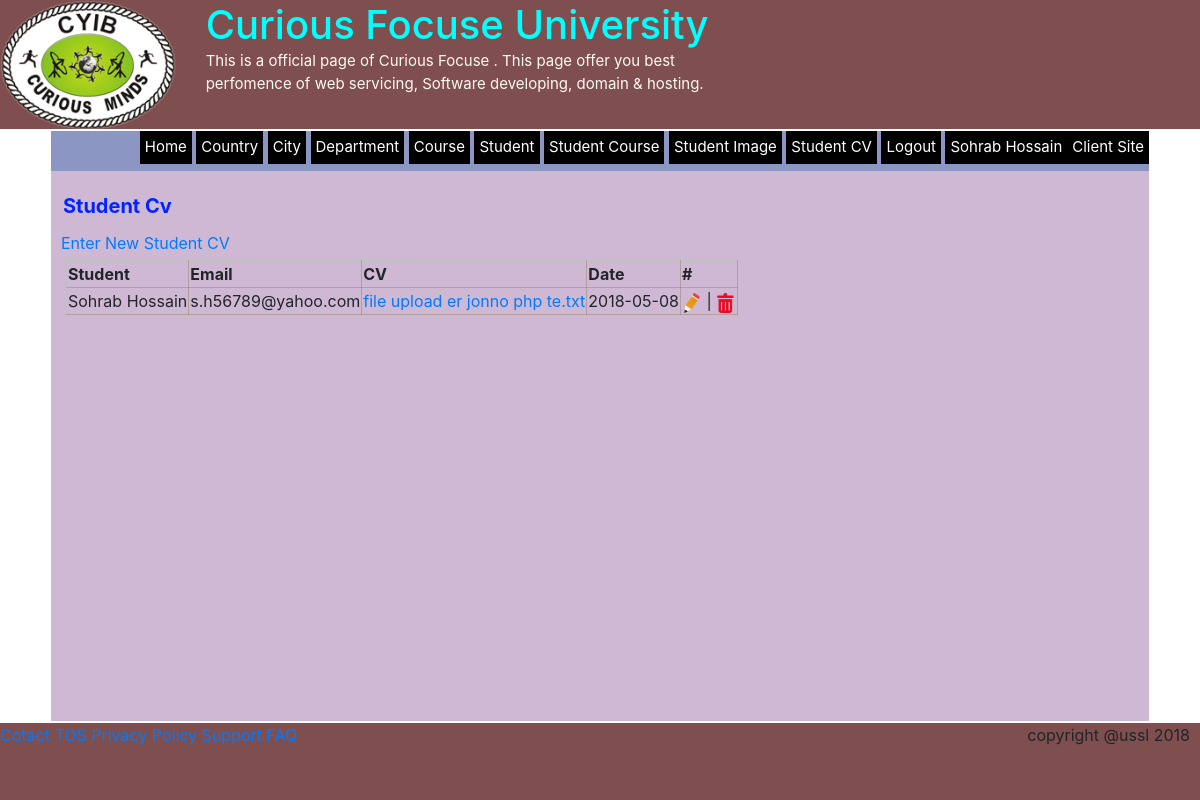
Screenshot of /?p=student_cv (signed in) with the database file from the repository.
### tables this page shows
CREATE TABLE `student_cv` (
  `studentId` int(11) NOT NULL,
  `cv` varchar(500) DEFAULT NULL,
  `date` date DEFAULT NULL
);

CREATE TABLE `student` (
  `id` int(11) NOT NULL,
  `name` varchar(200) DEFAULT NULL,
  `regNo` varchar(12) DEFAULT NULL,
  `tag` varchar(200) DEFAULT NULL,
  `contact` varchar(50) DEFAULT NULL,
  `email` varchar(50) DEFAULT NULL,
  `password` varchar(500) DEFAULT NULL,
  `gender` int(11) DEFAULT NULL,
  `dateOfBirth` date DEFAULT NULL,
  `address` varchar(500) DEFAULT NULL,
  `createDate` date DEFAULT NULL,
  `createIp` varchar(200) DEFAULT NULL,
  `cityId` int(11) DEFAULT NULL,
  `type` varchar(5) NOT NULL DEFAULT 'U',
  `active` tinyint(1) NOT NULL DEFAULT '0',
  `active_date` date NOT NULL DEFAULT '2018-06-05'
);

### pages/student_cv.php (the view)
<div class="links">
	<a href="?p=student_cv_new">Enter New Student CV</a>
</div>
<?php
	$cn = mysqli_connect("localhost", "root", "", "dbuscoaching");
	$sql = " select scv.studentId, s.name as student, s.email, scv.cv, scv.date
from student_cv as scv
left join student as s on scv.studentId = s.id ";
	$table = mysqli_query($cn,$sql);
	print '<table>';
	print '<tr><th>Student</th><th>Email</th><th>CV</th><th>Date</th><th>#</th></tr>';
	while($row = mysqli_fetch_assoc($table))
	{
		print '<tr>';
		print '<td>'.htmlentities($row["student"]).'</td>';
		print '<td>'.htmlentities($row["email"]).'</td>';
		print '<td><a href="uploads/student_cv/'.$row["studentId"].'_'.$row["cv"].'">'.$row["cv"].'</a></td>';
		print '<td>'.htmlentities($row["date"]).'</td>';
		print '<td><a href="#"><img src="images/edit.png" height="20" title="Edit" alt="Edit"/></a> |
		<a href="#"><img src="images/delete01.png" height="20" title="Delete" alt="Delete"></a></td>';
		print '</tr>';
	}
	print '</table>';
?>

### css/index.css (style rules this page uses)
* { margin: 0 auto 0 auto; }
body { background: rgba(137,163,158,0.53); font-family: Segoe, "Segoe UI", "DejaVu Sans", "Trebuchet MS", Verdana, "sans-serif"; font-size: 14px; }

### css/table.css (style rules this page uses)
table { min-width: 600px; border: thin solid silver; margin: 5px; float: left; }
td { border-right: thin solid rgba(114,100,25,0.30); border-bottom: thin solid rgba(114,100,25,0.30); }
th { border-right: thin solid rgba(114,100,25,0.30); border-bottom: thin solid rgba(114,100,25,0.30); }

### rows the page displays
student_cv: studentId.name "Sohrab Hossain", studentId.email "s.h56789@yahoo.com", cv "file upload er jonno php te.txt", date "2018-05-08"

### other values shown
$_SESSION['name'] "Sohrab Hossain"
str_replace("_"," ",$_GET['p']) "Student Cv"
